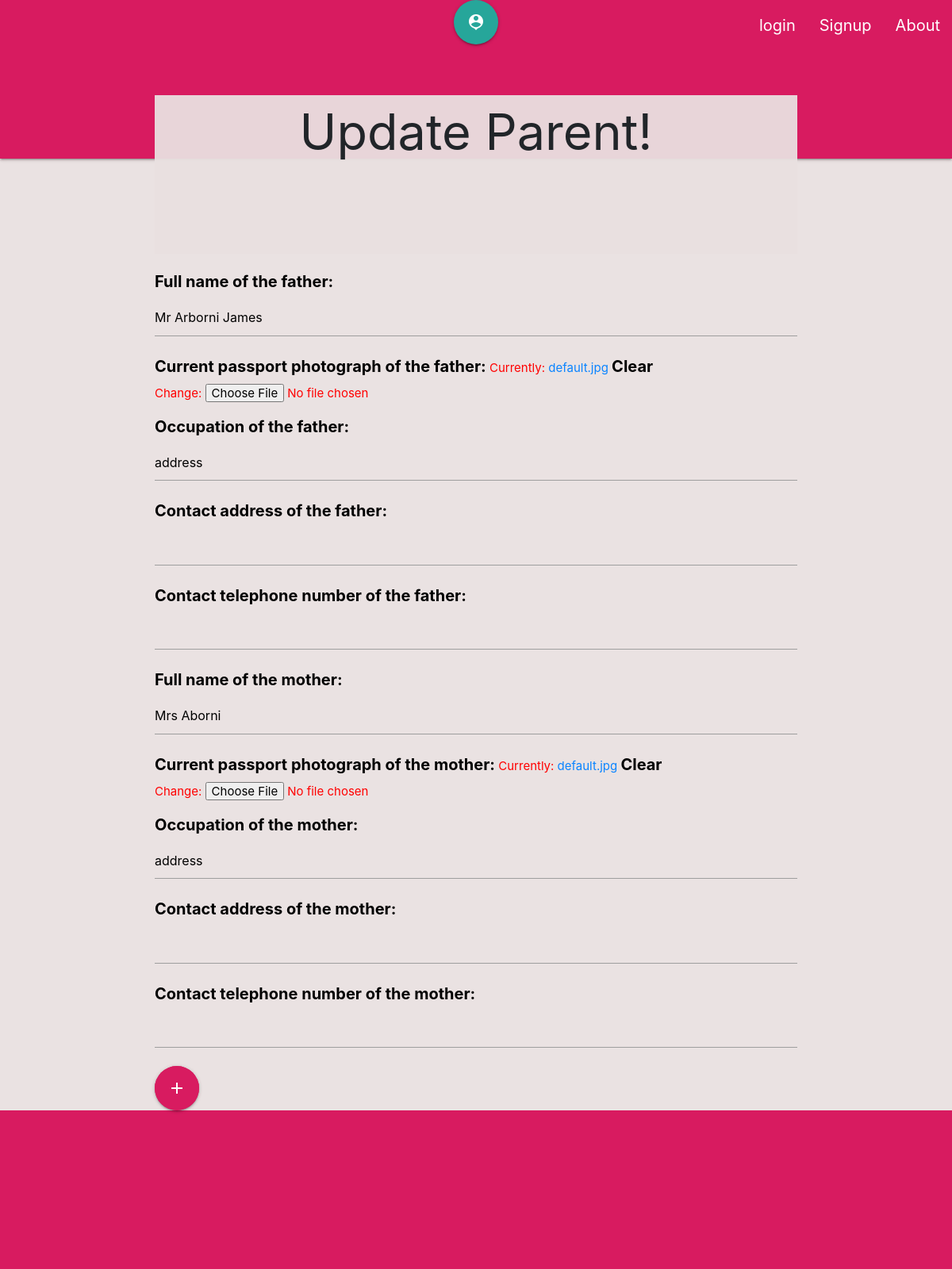
/parent/update/1, run on the app's committed database.
### app/models.py (models this page shows, shortened)
class Parent(models.Model):
    student = models.OneToOneField(Student, on_delete=models.CASCADE)
    full_name_of_the_father = models.CharField(max_length=300)
    current_passport_photograph_of_the_father = models.ImageField(default='default.jpg', blank=True, null=True)
    occupation_of_the_father = models.CharField(max_length=200, default='address', blank=True, null=True)
    contact_address_of_the_father = models.CharField(max_length=200, blank=True, null=True)
    contact_telephone_number_of_the_father = models.CharField(max_length=200, blank=True, null=True)
    full_name_of_the_mother = models.CharField(max_length=300)
    current_passport_photograph_of_the_mother = models.ImageField(default='default.jpg', blank=True, null=True)
    occupation_of_the_mother = models.CharField(max_length=200, default='address', blank=True, null=True)
    contact_address_of_the_mother = models.CharField(max_length=200, blank=True, null=True)
    contact_telephone_number_of_the_mother = models.CharField(max_length=200, blank=True, null=True)

### app/views.py (the view)
# urls.py: path('parent/update/<int:pk>', UpdateParentFormView.as_view(),
class UpdateParentFormView(UpdateView):
        model = Parent
        template_name = 'student/update_parent.html'
        form_class = ParentForm
        success_url = '/'
        pk_url_kwarg = 'pk'

### app/forms.py
class ParentForm(ModelForm):
    class Meta:
        model = Parent
        exclude = ['student']

### app/templates/student/update_parent.html (shortened to what this page needs)
{% extends "base.html" %}
  {% block heading %}
    <div class="container">
      <h1>Update  Parent!</h1>
    </div>
  {% endblock heading %}
  {% block content %}
    <div class="container">
         <form action="" method="post">
            {{ form.as_p }}
            <button class="btn-floating btn-large pulse pink darken-1"> <i class="material-icons">add</i></a></button>
        </form>
    </div>
  {% endblock content %}

### app/static/css/style.css (style rules this page uses)
html { box-sizing: border-box; }
*, *::before, *::after { box-sizing: inherit; }
body { background-color: rgba(233, 225, 225, 0.945); font-family: -apple-system, BlinkMacSystemFont, "segoe ui", "helvetica neue", helvetica, ubuntu, roboto, noto, arial, sans-serif; margin: 0; }
a { color: #0a84ff; text-decoration: none; }
p { display: block; color: red; }
div h1 { text-align: center; margin: -80px 0px 20px 0px; font-weight: normal; position: relative; background-color:rgba(233, 225, 225, 0.945); height: 200px; padding: 12px; }
div form label { color: black; font-size: 20px; font-weight: bold; }

### data on the page
Parent: full_name_of_the_father "Mr Arborni James", occupation_of_the_father "address", full_name_of_the_mother "Mrs Aborni", occupation_of_the_mother "address"
